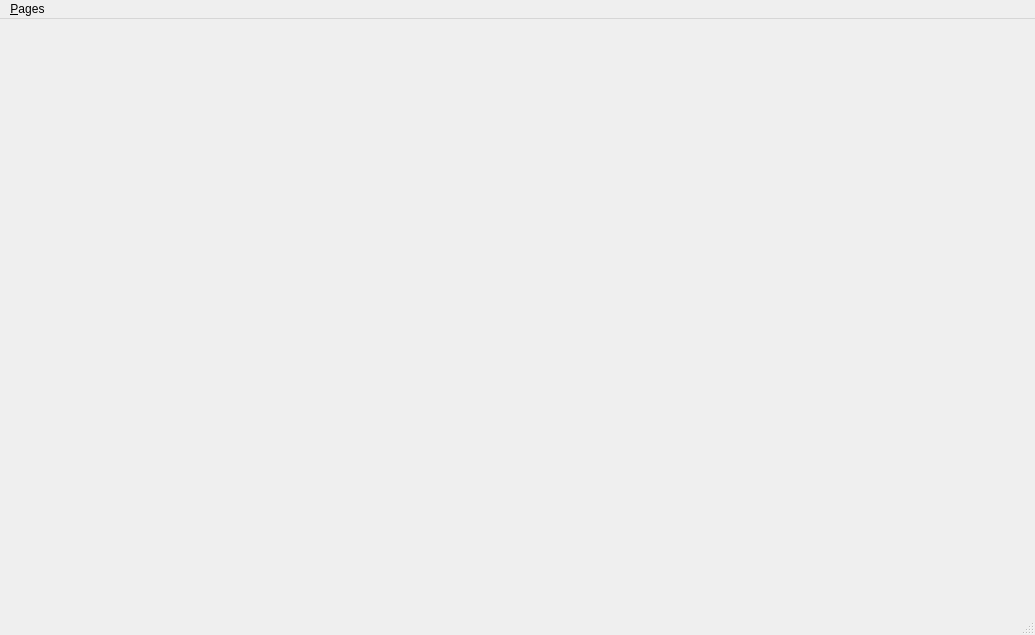
<?xml version="1.0" encoding="UTF-8"?>
<ui version="4.0">
 <class>MainWindow</class>
 <widget class="QMainWindow" name="MainWindow">
  <property name="geometry">
   <rect>
    <x>0</x>
    <y>0</y>
    <width>1035</width>
    <height>635</height>
   </rect>
  </property>
  <property name="windowTitle">
   <string>MainWindow</string>
  </property>
  <widget class="QWidget" name="centralwidget">
   <layout class="QVBoxLayout" name="verticalLayout">
    <item>
     <widget class="QStackedWidget" name="stackedWidget"/>
    </item>
   </layout>
  </widget>
  <widget class="QMenuBar" name="menubar">
   <property name="geometry">
    <rect>
     <x>0</x>
     <y>0</y>
     <width>1035</width>
     <height>30</height>
    </rect>
   </property>
   <widget class="QMenu" name="menuPages">
    <property name="title">
     <string>&amp;Pages</string>
    </property>
    <addaction name="actionStartPage"/>
    <addaction name="actionUsersPage"/>
    <addaction name="actionGroupsPage"/>
   </widget>
   <addaction name="menuPages"/>
  </widget>
  <widget class="QStatusBar" name="statusbar"/>
  <action name="actionStartPage">
   <property name="text">
    <string>&amp;StartPage</string>
   </property>
  </action>
  <action name="actionUsersPage">
   <property name="text">
    <string>&amp;UsersPage</string>
   </property>
  </action>
  <action name="actionGroupsPage">
   <property name="text">
    <string>GroupsPage</string>
   </property>
  </action>
 </widget>
 <resources/>
 <connections>
  <connection>
   <sender>menubar</sender>
   <signal>triggered(QAction*)</signal>
   <receiver>MainWindow</receiver>
   <slot>menuAction(QAction*)</slot>
   <hints>
    <hint type="sourcelabel">
     <x>10</x>
     <y>17</y>
    </hint>
    <hint type="destinationlabel">
     <x>0</x>
     <y>39</y>
    </hint>
   </hints>
  </connection>
 </connections>
 <slots>
  <slot>menuAction(QAction*)</slot>
 </slots>
</ui>
